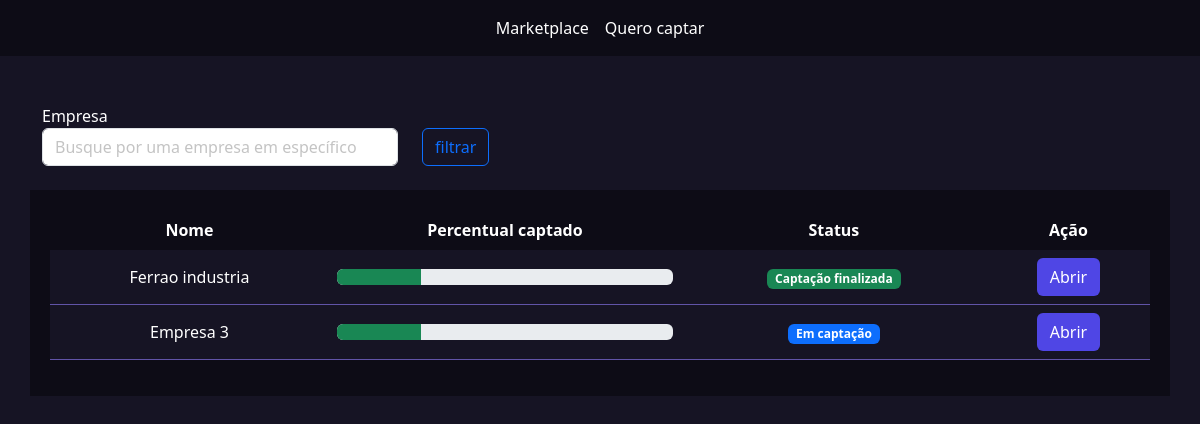
Page /empresarios/listar_empresas/ (signed in) on the committed database.
### empresarios/models.py (models this page shows, shortened)
class Empresas(models.Model):
    tempo_existencia_choices = (
        ('-6', 'Menos de 6 meses'),
        ('+6', 'Mais de 6 meses'),
        ('+1', 'Mais de 1 ano'),
        ('+5', 'Mais de 5 anos')
    )
    estagio_choices = (
        ('I', 'Tenho apenas uma idea'),
        ('MVP', 'Possuo um MVP'),
        ('MVPP', 'Possuo um MVP com clientes pagantes'),
        ('E', 'Empresa pronta para escalar'),
    )
    area_choices = (
        ('ED', 'Ed-tech'),
        ('FT', 'Fintech'),
        ('AT', 'Agrotech'),
    )
    user = models.ForeignKey(User, on_delete=models.DO_NOTHING)
    nome = models.CharField(max_length=50)
    cnpj = models.CharField(max_length=30)
    site = models.URLField()
    tempo_existencia = models.CharField(max_length=2, choices=tempo_existencia_choices, default='-6')
    descricao = models.TextField()
    data_final_captacao = models.DateField()
    percentual_equity = models.IntegerField() # Percentual esperado
    estagio = models.CharField(max_length=4, choices=estagio_choices, default='I')
    area = models.CharField(max_length=3, choices=area_choices)
    publico_alvo = models.CharField(max_length=3)
    valor = models.DecimalField(max_digits=9, decimal_places=2) # Valor total a ser vendido
    pitch = models.FileField(upload_to='pitchs')
    logo = models.FileField(upload_to='logo')
    @property
    def status(self):
        if date.today() >self.data_final_captacao:
            return mark_safe('<span class="badge bg-success">Captação finalizada</span>')
        return mark_safe('<span class="badge bg-primary">Em captação</span>')

### empresarios/views.py (the view)
# urls.py: path('listar_empresas/', views.listar_empresas, name="listar_empresas"),
def listar_empresas(request):
    if not request.user.is_authenticated:
        return redirect('/usuarios/logar')
    if request.method == "GET":
        empresas = Empresas.objects.filter(user=request.user)
        return render(request,'listar_empresas.html', {'empresas':empresas})

### templates/listar_empresas.html (shortened to what this page needs)
{% extends "base.html" %}
{% load static %}
{% block 'head' %}
<link rel="stylesheet" href="{% static 'geral/css/listar_empresas.css' %}">
<link rel="stylesheet" href="{% static 'usuarios/css/usuarios.css' %}">
{% endblock 'head' %}
{% block 'body' %}
    {% include "partials/barra_nav.html" %}
    <br><br>
    <div class="container">
        <div class="row">
            <div class="col-md-4">
                <form action="{% url 'listar_empresas' %}" method="GET">
                <label>Empresa</label>
                <input type="text" name="empresa" class="form-control" placeholder="Busque por uma empresa em específico">
            </div>
            <div class="col-md">
                <br>
                <input type="submit" value="filtrar" class="btn btn-outline-primary">
            </div>
        </div>
    </div>
    <br>
    <div class="container dark-color container_empresas">
        <table class="table">
            <thead >
              <tr class="cabecalho" style="background-color: transparent !important;">
                <th class="cabecalho" scope="col">Nome</th>
                <th class="cabecalho" scope="col">Percentual captado</th>
                <th class="cabecalho" scope="col">Status</th>
                <th class="cabecalho" scope="col">Ação</th>
              </tr>
            </thead>
            <tbody>
                {% for empresa in empresas %}
                    <tr class="linha">
                        <td class="linha">{{empresa.nome}}</td>
                        <td class="linha">
                            <div class="progress">
                                <div class="progress-bar bg-success" role="progressbar" style="width: 25%" aria-valuenow="25" aria-valuemin="0" aria-valuemax="100"></div>
                            </div>
                        </td>
                        <td class="linha">{{empresa.status}}</td>
                        <td class="linha"><a href="{% url 'empresa' empresa.id %}" class="btn btn-indigo-normal">Abrir</a></td>
                    </tr>
                {% endfor %}
            </tbody>
          </table>
    </div>
{% endblock 'body' %}

### templates/static/geral/css/base.css (style rules this page uses)
:root { --main-color: #161424; --dark-color: #0D0C16; --contrast-color: #4F46E5; }
body { color: white !important; background-color: var(--main-color) !important; }
.dark-color { background-color: var(--dark-color); color: white !important; }

### templates/static/geral/css/listar_empresas.css (style rules this page uses)
.container_empresas { padding: 20px; }
.table { border-collapse: collapse !important; width: 100%; }
.cabecalho { background-color: transparent !important; border: none; color: white !important; text-align: center; }
.linha { vertical-align: middle; padding: 24px; text-align: center; background-color: var(--main-color) !important; color: white !important; border-bottom: 1px solid #6154a8; }
th { background-color: var; }

### templates/static/usuarios/css/usuarios.css (style rules this page uses)
.btn-indigo-normal { background-color: var(--contrast-color); color: white; }

### rows in the picture
Empresas: nome "Ferrao industria", status "Captação finalizada"
Empresas: nome "Empresa 3", status "Em captação"
